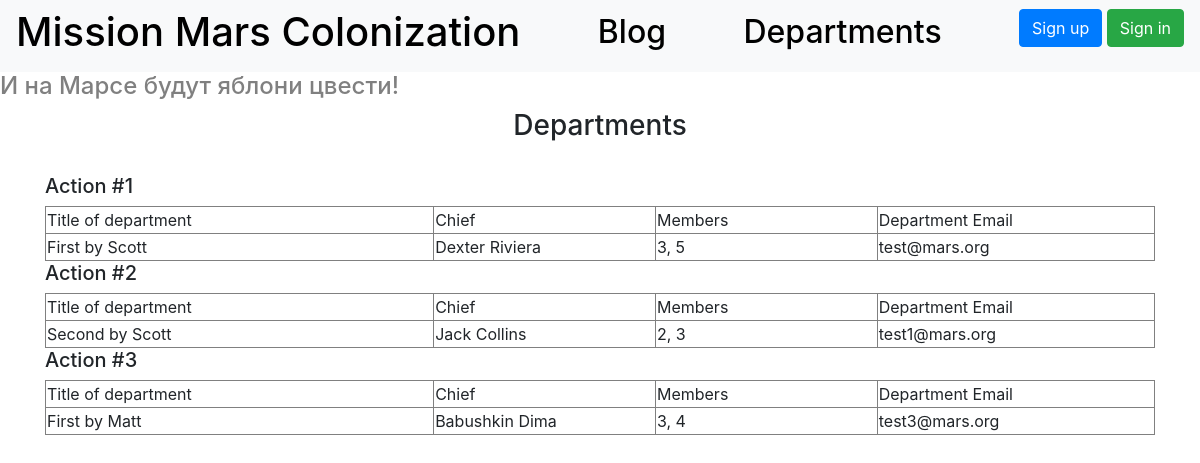
The page /departments on the database its author committed.
### data/departments.py (models this page shows)
class Department(SqlAlchemyBase, SerializerMixin):
    __tablename__ = 'departments'
    id = sqlalchemy.Column(sqlalchemy.Integer,
                           primary_key=True, autoincrement=True)
    title = sqlalchemy.Column(sqlalchemy.String, nullable=True)
    chief = sqlalchemy.Column(sqlalchemy.Integer, sqlalchemy.ForeignKey("users.id"),
                              nullable=True)
    members = sqlalchemy.Column(sqlalchemy.String, sqlalchemy.ForeignKey("jobs.collaborators"),
                                nullable=True)
    email = sqlalchemy.Column(sqlalchemy.String, unique=True, nullable=True)
    creator = sqlalchemy.Column(sqlalchemy.Integer, nullable=True)
    user = orm.relation("User")
    jobs = orm.relation("Jobs")

### data/users.py (models this page shows, shortened)
class User(SqlAlchemyBase, UserMixin, SerializerMixin):
    __tablename__ = 'users'
    id = sqlalchemy.Column(sqlalchemy.Integer,
                           primary_key=True, autoincrement=True)
    surname = sqlalchemy.Column(sqlalchemy.String, nullable=True)
    name = sqlalchemy.Column(sqlalchemy.String, nullable=True)
    age = sqlalchemy.Column(sqlalchemy.Integer, nullable=True)
    position = sqlalchemy.Column(sqlalchemy.String, nullable=True)
    speciality = sqlalchemy.Column(sqlalchemy.String, nullable=True)
    address = sqlalchemy.Column(sqlalchemy.String, nullable=True)
    email = sqlalchemy.Column(sqlalchemy.String, unique=True, nullable=True)
    city_from = sqlalchemy.Column(sqlalchemy.String, nullable=True)
    hashed_password = sqlalchemy.Column(sqlalchemy.String, nullable=True)
    modified_date = sqlalchemy.Column(sqlalchemy.DateTime, default=datetime.datetime.now)
    news = orm.relation("News", back_populates='user')
    jobs = orm.relation("Jobs", back_populates='user')
    deps = orm.relation("Department", back_populates='user')

### main.py (the view)
@app.route("/departments")
def departments():
    session = db_session.create_session()
    deps = session.query(Department).all()
    return render_template("departments.html", title="List of Departments", deps=deps)

### data/db_session.py (called while the page is built)
def create_session() -> Session:
    global __factory
    return __factory()

### templates/departments.html (shortened to what this page needs)
{% extends "base.html" %}
{% block content %}
<h3 align="center">Departments</h3> <br/>
{% for item in deps%}
<div>
    <h5>Action #{{item.id}}</h5>
    <div>
        <table border="1" width="100%">
           <tr>
               <td width="35%">Title of department</td>
               <td width="20%">Chief</td>
               <td width="20%">Members</td>
               <td width="25%">Department Email</td>
           </tr>
            <tr>
               <td>{{item.title}}</td>
               <td>{{item.user.surname}} {{item.user.name}}</td>
               <td>{{item.members}}</td>
               <td>{{item.email}}</td>
           </tr>
        </table>
    </div>
</div>
{% endfor %}
{% endblock %}

### rows shown on the page
Department: id "1", title "First by Scott", user.surname "Dexter", user.name "Riviera", members "3, 5", email "test@mars.org"
Department: id "2", title "Second by Scott", user.surname "Jack", user.name "Collins", members "2, 3", email "test1@mars.org"
Department: id "3", title "First by Matt", user.surname "Babushkin", user.name "Dima", members "3, 4", email "test3@mars.org"
